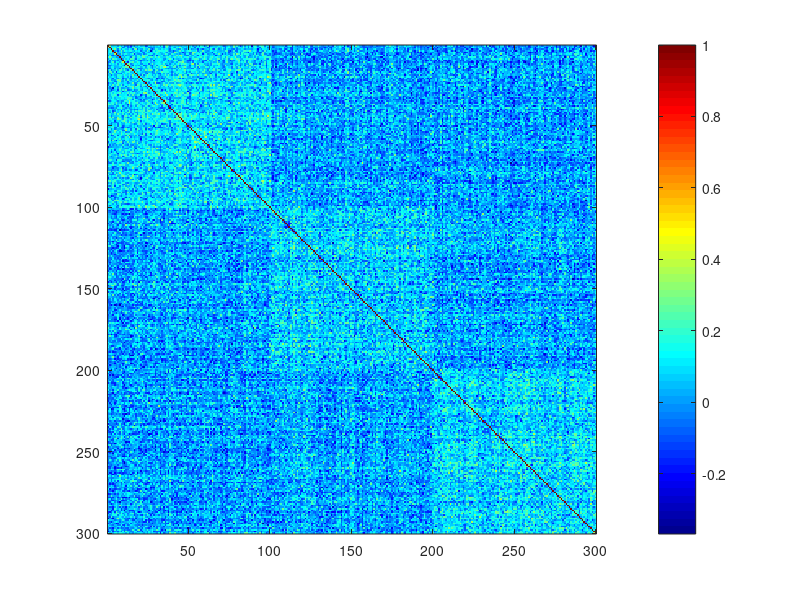

This chart was generated by the following MATLAB code: (Note: this script raises an error after producing the figure.)

nb_subject = 100; % # of subjects
nb_roi = 300;     % # of regions
nb_cluster = 3;   % # of clusters 
alpha = 0.3;      % this parameter controls the "strength" of the clustering. 

y = randn(nb_subject,nb_roi);
ind = floor(linspace(1,nb_roi,nb_cluster+1));
for cc = 1:nb_cluster
    cluster = ind(cc):ind(cc+1);
    y(:,cluster) = y(:,cluster) + alpha*repmat(randn(nb_subject,1),[1 length(cluster)]);
end

R = corr(y);
title('Spatial correlation matrix')
imagesc(R), axis square, colormap(jet), colorbar

hier = niak_hierarchical_clustering(R); % The similarity-based hierarchical clustering
part = niak_threshold_hierarchy(hier,struct('thresh',3)); % threshold the hierarchy to get 3 clusters
niak_visu_part(part) % visualize the partition

order = niak_hier2order(hier); % order the regions based on the hierarchy
subplot(1,2,1)
% Re-order the correlation matrix
title('re-ordered correlation matrix')
imagesc(R(order,order)), axis square, colorbar
subplot(1,2,2)
% Show the re-ordered partition
title('re-ordered partition')
niak_visu_part(part(order)), axis square

nb_samp = 30;
opt_b.block_length = 1; % That's a parameter for the bootstrap. We treat the subjects as independent observations. 
for ss = 1:nb_samp
    niak_progress(ss,nb_samp)
    y_s = niak_bootstrap_tseries(y,opt_b); % Bootstrap the subjects
    R_s = corr(y_s); % compute the correlation matrix for the bootstrap sample
    hier = niak_hierarchical_clustering(R_s,struct('flag_verbose',false)); % replication the hierarchical clustering
    part = niak_threshold_hierarchy(hier,struct('thresh',nb_cluster)); % Cut the hierarchy to get clusters
    mat = niak_part2mat(part,true); % convert the partition into an adjacency matrix
    if ss == 1; stab = mat; else stab = stab+mat; end; % Add all adjacency matrices
end
stab = stab / nb_samp; % Divide by the number of replications to get the stability matrix

imagesc(stab), axis square, colormap(jet), colorbar

hier_consensus = niak_hierarchical_clustering(stab); % run a hierarchical clustering on the stability matrix
part_consensus = niak_threshold_hierarchy(hier_consensus,struct('thresh',nb_cluster)); % cut the consensus hierarchy
niak_visu_part(part_consensus), axis square, colormap(jet) % visualize the consensus partition

map = mean(stab(:,part_consensus==1),2); % Stability "map" of the first consensus cluster
plot(map)
